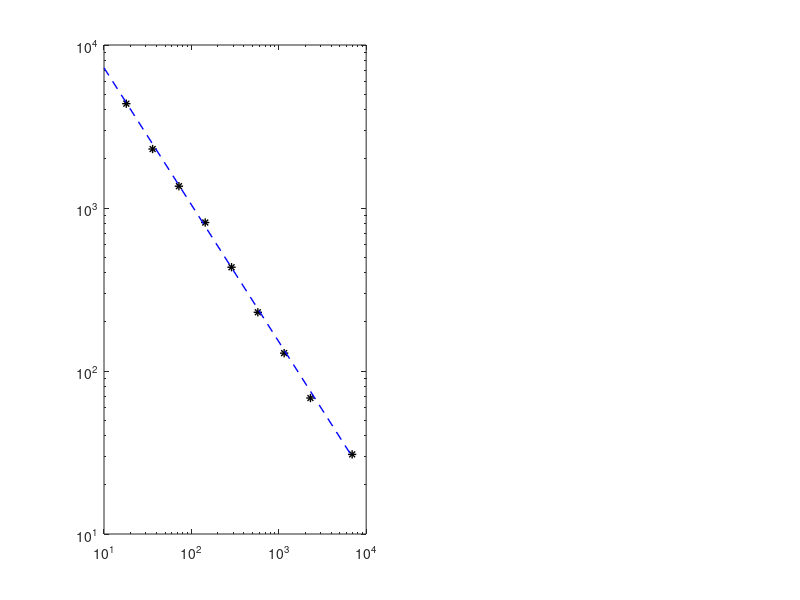

This figure's MATLAB source: (Note: this script raises an error after producing the figure.)

% This is for the weak scaling tests in cirrus (changing size and cores)

nodes = [1, 2, 4, 8, 16, 32, 64, 192];
cores = [36, 72, 144, 288, 576, 1152, 2304, 6912];

gr_n = 168^3;
grid_points = gr_n*nodes;


%in sec, to 200 steps
time_200 = [899.717, 966.889, 947.506, 947.035, 962.033, 996.088, 991.485];

%in sec, to 500 steps
time_500 = [2300.3, 2979.86, 2688.1, 2673.63, 2775.55, 2504.74, 2510.54];

effi = 100*time_500(1)./time_500;

%in sec, to 1001 steps
%time_1000 = [5659.82, N/A 6706.39,  5776.54] % the last one

%in Gb
size_field_f = [0.163, 0.270, 0.652, 1.3, 2.6, 5.1, 11]; 
    
size_field_p = [0.471, 0.941, 1.9, 3.7, 7.4, 15, 30];  
    
% There was a proble with 6612, time 7193 (920 steps) (maybe it was the distribution 3 4 6)


%This is for the strong scaling (keeping the size constant)
%--------------------------------------------------------------------------
nodes_s = [0.5, 1, 2, 4, 8, 16, 32, 64, 192];
cores_s = [18, 36, 72, 144, 288, 576, 1152, 2304, 6912];
time_strong = [4365.51, 2300.3, 1360.82, 814.359, 433.257, 229.206, 128.719, 68.2838, 30.791]; 
%--------------------------------------------------------------------------

% Plots for the scaling
%--------------------------------------------------------------------------
x0=45;y0=54;xx1=850;yy1=210;
%--------------------------------------------------------------------------
lw=1; fs=18;
f1=figure(1);
subplot(1,2,1)
set(gcf,'position',[x0,y0,xx1,yy1])
loglog(cores_s,time_strong,'*k','LineWidth',lw); 
hold on
x=log10([10 7000]); y=-(0.84)*x + 4.7;
loglog(10.^x,10.^y,'--b','LineWidth',1)
ax = gca; ax.TickLabelInterpreter = 'latex';ax.XLabel.Interpreter='latex';ax.YLabel.Interpreter='latex';
ax.XLabel.String = 'Cirrus CPUs';
ax.YLabel.String = 'Completion time (s)';
ax.FontSize=fs;
xlim([10, 7000])
title('Strong scaling test','Interpreter','latex','FontSize',fs)
hold off
subplot(1,2,2)
semilogx(cores(1:end-1),effi,'*k','LineWidth',lw); 
hold on
yline(mean(effi),'--b', LineWidth=1)
ax = gca; ax.TickLabelInterpreter = 'latex';ax.XLabel.Interpreter='latex';ax.YLabel.Interpreter='latex';
ax.XLabel.String = 'Cirrus CPUs';
ax.YLabel.String = 'Efficiency $\%$';
ax.FontSize=fs;
legend('','mean(Efficiency) = ($87.9 \pm 7.4$)$\%$ ','Interpreter','latex','FontSize',fs)
%xlim([10, 2040])
title('Weak scaling test','Interpreter','latex','FontSize',fs)
hold off

% f2=figure(2);
% %set(gcf,'position',[x0,y0,xx1,yy1])
% loglog(nodes_s,time_strong,'*k','LineWidth',lw); 
% hold on
% x=log10([0.5 80]); y=-(0.84)*x + 3.38;
% loglog(10.^x,10.^y,'--b','LineWidth',1)
% ax = gca; ax.TickLabelInterpreter = 'latex';ax.XLabel.Interpreter='latex';ax.YLabel.Interpreter='latex';
% ax.XLabel.String = 'Cirrus nodes';
% ax.YLabel.String = 'Completion time (s)';
% ax.FontSize=fs;
% title('Strong scaling test','Interpreter','latex','FontSize',fs)
% hold off

%cd('~/Downloads/')
saveas(f1,'scaling_strong_weak_cirrus_cpus.png');
%saveas(f2,'scaling_cirrus_nodes.png');


f3=figure(3);
%set(gcf,'position',[x0,y0,xx1,yy1])
plot(log(nodes_s),log(time_strong),'*k','LineWidth',lw); 
hold on
%x=log10([0.5 32]); y=-(0.9)*x + 3.35;
%loglog(10.^x,10.^y,'--b','LineWidth',1)
ax = gca; ax.TickLabelInterpreter = 'latex';ax.XLabel.Interpreter='latex';ax.YLabel.Interpreter='latex';
ax.XLabel.String = 'Cirrus nodes';
ax.YLabel.String = 'Completion time (s)';
ax.FontSize=fs;
title('Strong scaling test','Interpreter','latex','FontSize',fs)
hold off


cd('/Users/jeffersson_agudelo/Downloads/scaling_times')


Tn2 = readmatrix('wall_times_strong_6cuben2.txt');
Tn4 = readmatrix('wall_times_strong_6cuben4.txt');
Tn8 = readmatrix('wall_times_strong_6cuben8.txt');
Tn16 = readmatrix('wall_times_strong_6cuben16.txt');
Tn32 = readmatrix('wall_times_strong_6cuben32.txt');
Tn64 = readmatrix('wall_times_strong_6cuben64.txt');
Tnlarge = readmatrix('wall_times_strong_large.txt');

T6cu = readmatrix('wall_times_strong_6cube.txt');
T24cu = readmatrix('wall_times_strong_24cube.txt');

steps =linspace(1,501,501);
steps=steps';

f4=figure(4)
plot(steps,Tn2, '-',LineWidth=1.3)
hold on
plot(steps(1:500),Tn4(1:500),LineWidth=1.3)
plot(steps(1:500),Tn8(1:500),LineWidth=1.3)
plot(steps(1:500),Tn16(1:500),LineWidth=1.3)
plot(steps(1:500),Tn32(1:500),LineWidth=1.3)
plot(steps(1:500),Tn64(1:500),LineWidth=1.3)
legend('n2','n4','n8','n16','n32','n64')
hold off


f5=figure(5)
plot(T6cu, '-b',LineWidth=1.3)
hold on
plot(T24cu, '-k',LineWidth=1.3)
legend('6cube','24cube')
title('week scaling')
hold off
